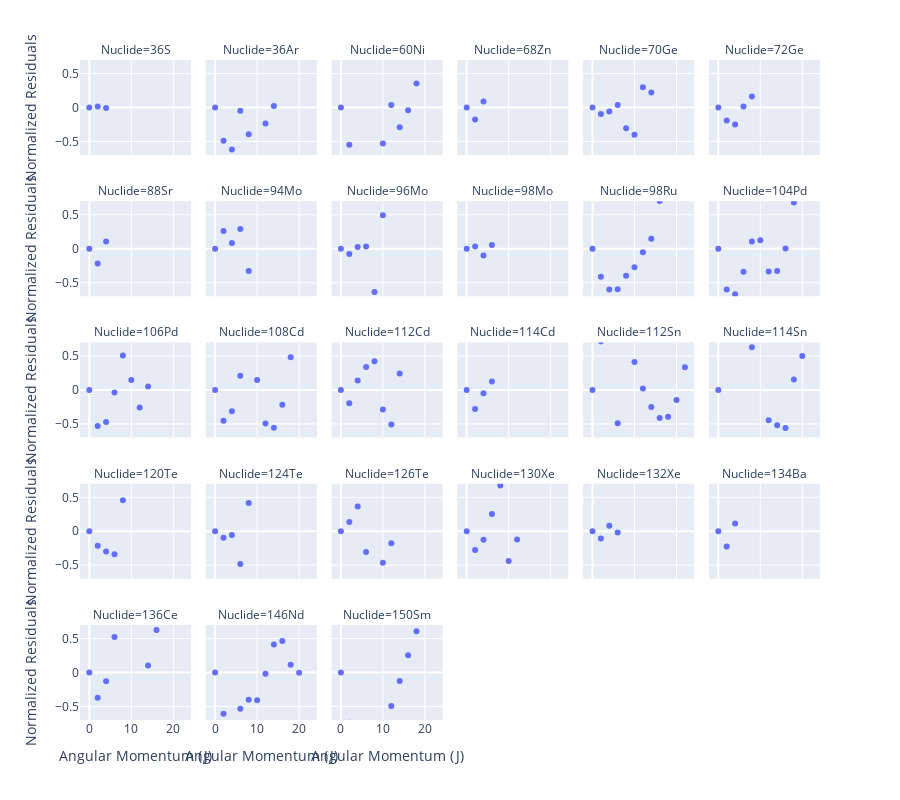

This figure's notebook cell:
### Code cell
residuals_df = merged.copy()
residuals_df = residuals_df.reset_index()
residuals_df["name"] = residuals_df["a"].astype(str) + residuals_df["symbol"]
residuals_df["residuals"] = residuals_df["energy"] - residuals_df["energy_pred"]
residuals_df["normalized_residuals"] = residuals_df["residuals"] / residuals_df["energy_quantum"]

best_residuals = get_best_r2(residuals_df, 0.985)
fig = px.scatter(best_residuals, x="j_float", y="normalized_residuals", facet_col="name", facet_col_wrap=6, 
                 labels={"j_float": "Angular Momentum (J)", "normalized_residuals": "Normalized Residuals", "name": "Nuclide"},
                 height=800)

fig.update_yaxes(range=[-0.7, 0.7])
fig.show()

### Figure 1 — Plotly figure (JSON) as saved in the notebook; plotly's stock layout.template omitted (floating-point values rounded to 4 significant figures)
{"data": [{"hovertemplate": "Nuclide=36S<br>Angular Momentum (J)=%{x}<br>Normalized Residuals=%{y}<extra></extra>", "legendgroup": "", "marker": {"color": "#636efa", "symbol": "circle"}, "mode": "markers", "name": "", "orientation": "v", "showlegend": false, "type": "scatter", "x": [0, 2, 4], "xaxis": "x25", "y": [0, 0.01652, -0.00826], "yaxis": "y25"}, {"hovertemplate": "Nuclide=36Ar<br>Angular Momentum (J)=%{x}<br>Normalized Residuals=%{y}<extra></extra>", "legendgroup": "", "marker": {"color": "#636efa", "symbol": "circle"}, "mode": "markers", "name": "", "orientation": "v", "showlegend": false, "type": "scatter", "x": [0, 2, 4, 6, 8, 10, 12, 14, 16], "xaxis": "x26", "y": [0, -0.4901, -0.6173, -0.04823, -0.393, -0.8795, -0.2368, 0.02202, 1.138], "yaxis": "y26"}, {"hovertemplate": "Nuclide=60Ni<br>Angular Momentum (J)=%{x}<br>Normalized Residuals=%{y}<extra></extra>", "legendgroup": "", "marker": {"color": "#636efa", "symbol": "circle"}, "mode": "markers", "name": "", "orientation": "v", "showlegend": false, "type": "scatter", "x": [0, 2, 4, 6, 8, 10, 12, 14, 16, 18, 20], "xaxis": "x27", "y": [0, -0.5478, -1.269, -1.352, -0.9585, -0.5305, 0.03625, -0.2917, -0.03887, 0.3554, 1.257], "yaxis": "y27"}, {"hovertemplate": "Nuclide=68Zn<br>Angular Momentum (J)=%{x}<br>Normalized Residuals=%{y}<extra></extra>", "legendgroup": "", "marker": {"color": "#636efa", "symbol": "circle"}, "mode": "markers", "name": "", "orientation": "v", "showlegend": false, "type": "scatter", "x": [0, 2, 4], "xaxis": "x28", "y": [0, -0.1777, 0.08885], "yaxis": "y28"}, {"hovertemplate": "Nuclide=70Ge<br>Angular Momentum (J)=%{x}<br>Normalized Residuals=%{y}<extra></extra>", "legendgroup": "", "marker": {"color": "#636efa", "symbol": "circle"}, "mode": "markers", "name": "", "orientation": "v", "showlegend": false, "type": "scatter", "x": [0, 2, 4, 6, 8, 10, 12, 14], "xaxis": "x29", "y": [0, -0.09688, -0.05816, 0.03608, -0.3043, -0.4017, 0.297, 0.2212], "yaxis": "y29"}, {"hovertemplate": "Nuclide=72Ge<br>Angular Momentum (J)=%{x}<br>Normalized Residuals=%{y}<extra></extra>", "legendgroup": "", "marker": {"color": "#636efa", "symbol": "circle"}, "mode": "markers", "name": "", "orientation": "v", "showlegend": false, "type": "scatter", "x": [0, 2, 4, 6, 8], "xaxis": "x30", "y": [0, -0.1901, -0.2494, 0.01554, 0.1606], "yaxis": "y30"}, {"hovertemplate": "Nuclide=88Sr<br>Angular Momentum (J)=%{x}<br>Normalized Residuals=%{y}<extra></extra>", "legendgroup": "", "marker": {"color": "#636efa", "symbol": "circle"}, "mode": "markers", "name": "", "orientation": "v", "showlegend": false, "type": "scatter", "x": [0, 2, 4], "xaxis": "x19", "y": [0, -0.2174, 0.1087], "yaxis": "y19"}, {"hovertemplate": "Nuclide=94Mo<br>Angular Momentum (J)=%{x}<br>Normalized Residuals=%{y}<extra></extra>", "legendgroup": "", "marker": {"color": "#636efa", "symbol": "circle"}, "mode": "markers", "name": "", "orientation": "v", "showlegend": false, "type": "scatter", "x": [0, 2, 4, 6, 8], "xaxis": "x20", "y": [0, 0.2615, 0.08571, 0.2916, -0.327], "yaxis": "y20"}, {"hovertemplate": "Nuclide=96Mo<br>Angular Momentum (J)=%{x}<br>Normalized Residuals=%{y}<extra></extra>", "legendgroup": "", "marker": {"color": "#636efa", "symbol": "circle"}, "mode": "markers", "name": "", "orientation": "v", "showlegend": false, "type": "scatter", "x": [0, 2, 4, 6, 8, 10], "xaxis": "x21", "y": [0, -0.07609, 0.0251, 0.03389, -0.6371, 0.4945], "yaxis": "y21"}, {"hovertemplate": "Nuclide=98Mo<br>Angular Momentum (J)=%{x}<br>Normalized Residuals=%{y}<extra></extra>", "legendgroup": "", "marker": {"color": "#636efa", "symbol": "circle"}, "mode": "markers", "name": "", "orientation": "v", "showlegend": false, "type": "scatter", "x": [0, 2, 4, 6], "xaxis": "x22", "y": [0, 0.03415, -0.09891, 0.05456], "yaxis": "y22"}, {"hovertemplate": "Nuclide=98Ru<br>Angular Momentum (J)=%{x}<br>Normalized Residuals=%{y}<extra></extra>", "legendgroup": "", "marker": {"color": "#636efa", "symbol": "circle"}, "mode": "markers", "name": "", "orientation": "v", "showlegend": false, "type": "scatter", "x": [0, 2, 4, 6, 8, 10, 12, 14, 16], "xaxis": "x23", "y": [0, -0.4137, -0.6013, -0.5961, -0.3984, -0.272, -0.05031, 0.1488, 0.7023], "yaxis": "y23"}, {"hovertemplate": "Nuclide=104Pd<br>Angular Momentum (J)=%{x}<br>Normalized Residuals=%{y}<extra></extra>", "legendgroup": "", "marker": {"color": "#636efa", "symbol": "circle"}, "mode": "markers", "name": "", "orientation": "v", "showlegend": false, "type": "scatter", "x": [0, 2, 4, 6, 8, 10, 12, 14, 16, 18], "xaxis": "x24", "y": [0, -0.601, -0.6684, -0.3378, 0.1068, 0.1265, -0.3333, -0.3269, 0.004377, 0.6828], "yaxis": "y24"}, {"hovertemplate": "Nuclide=106Pd<br>Angular Momentum (J)=%{x}<br>Normalized Residuals=%{y}<extra></extra>", "legendgroup": "", "marker": {"color": "#636efa", "symbol": "circle"}, "mode": "markers", "name": "", "orientation": "v", "showlegend": false, "type": "scatter", "x": [0, 2, 4, 6, 8, 10, 12, 14], "xaxis": "x13", "y": [0, -0.5302, -0.4701, -0.03585, 0.5083, 0.1465, -0.2593, 0.05258], "yaxis": "y13"}, {"hovertemplate": "Nuclide=108Cd<br>Angular Momentum (J)=%{x}<br>Normalized Residuals=%{y}<extra></extra>", "legendgroup": "", "marker": {"color": "#636efa", "symbol": "circle"}, "mode": "markers", "name": "", "orientation": "v", "showlegend": false, "type": "scatter", "x": [0, 2, 4, 6, 8, 10, 12, 14, 16, 18], "xaxis": "x14", "y": [0, -0.4534, -0.3143, 0.2094, 0.9993, 0.1462, -0.495, -0.5555, -0.2189, 0.4818], "yaxis": "y14"}, {"hovertemplate": "Nuclide=112Cd<br>Angular Momentum (J)=%{x}<br>Normalized Residuals=%{y}<extra></extra>", "legendgroup": "", "marker": {"color": "#636efa", "symbol": "circle"}, "mode": "markers", "name": "", "orientation": "v", "showlegend": false, "type": "scatter", "x": [0, 2, 4, 6, 8, 10, 12, 14], "xaxis": "x15", "y": [0, -0.1946, 0.1383, 0.3376, 0.4229, -0.2867, -0.508, 0.2422], "yaxis": "y15"}, {"hovertemplate": "Nuclide=114Cd<br>Angular Momentum (J)=%{x}<br>Normalized Residuals=%{y}<extra></extra>", "legendgroup": "", "marker": {"color": "#636efa", "symbol": "circle"}, "mode": "markers", "name": "", "orientation": "v", "showlegend": false, "type": "scatter", "x": [0, 2, 4, 6], "xaxis": "x16", "y": [0, -0.2811, -0.04866, 0.1261], "yaxis": "y16"}, {"hovertemplate": "Nuclide=112Sn<br>Angular Momentum (J)=%{x}<br>Normalized Residuals=%{y}<extra></extra>", "legendgroup": "", "marker": {"color": "#636efa", "symbol": "circle"}, "mode": "markers", "name": "", "orientation": "v", "showlegend": false, "type": "scatter", "x": [0, 2, 4, 6, 8, 10, 12, 14, 16, 18, 20, 22], "xaxis": "x17", "y": [0, 0.7156, 0.8563, -0.4915, 0.8112, 0.4141, 0.02376, -0.2506, -0.411, -0.3951, -0.1489, 0.3342], "yaxis": "y17"}, {"hovertemplate": "Nuclide=114Sn<br>Angular Momentum (J)=%{x}<br>Normalized Residuals=%{y}<extra></extra>", "legendgroup": "", "marker": {"color": "#636efa", "symbol": "circle"}, "mode": "markers", "name": "", "orientation": "v", "showlegend": false, "type": "scatter", "x": [0, 2, 4, 6, 8, 10, 12, 14, 16, 18, 20], "xaxis": "x18", "y": [0, 0.8983, 0.8774, 1.023, 0.6313, -0.7702, -0.4469, -0.521, -0.5586, 0.1548, 0.5008], "yaxis": "y18"}, {"hovertemplate": "Nuclide=120Te<br>Angular Momentum (J)=%{x}<br>Normalized Residuals=%{y}<extra></extra>", "legendgroup": "", "marker": {"color": "#636efa", "symbol": "circle"}, "mode": "markers", "name": "", "orientation": "v", "showlegend": false, "type": "scatter", "x": [0, 2, 4, 6, 8], "xaxis": "x7", "y": [0, -0.2137, -0.2976, -0.3384, 0.4561], "yaxis": "y7"}, {"hovertemplate": "Nuclide=124Te<br>Angular Momentum (J)=%{x}<br>Normalized Residuals=%{y}<extra></extra>", "legendgroup": "", "marker": {"color": "#636efa", "symbol": "circle"}, "mode": "markers", "name": "", "orientation": "v", "showlegend": false, "type": "scatter", "x": [0, 2, 4, 6, 8], "xaxis": "x8", "y": [0, -0.0965, -0.0568, -0.4829, 0.4147], "yaxis": "y8"}, {"hovertemplate": "Nuclide=126Te<br>Angular Momentum (J)=%{x}<br>Normalized Residuals=%{y}<extra></extra>", "legendgroup": "", "marker": {"color": "#636efa", "symbol": "circle"}, "mode": "markers", "name": "", "orientation": "v", "showlegend": false, "type": "scatter", "x": [0, 2, 4, 6, 8, 10, 12], "xaxis": "x9", "y": [0, 0.1355, 0.363, -0.3073, 0.865, -0.4654, -0.1788], "yaxis": "y9"}, {"hovertemplate": "Nuclide=130Xe<br>Angular Momentum (J)=%{x}<br>Normalized Residuals=%{y}<extra></extra>", "legendgroup": "", "marker": {"color": "#636efa", "symbol": "circle"}, "mode": "markers", "name": "", "orientation": "v", "showlegend": false, "type": "scatter", "x": [0, 2, 4, 6, 8, 10, 12], "xaxis": "x10", "y": [0, -0.2759, -0.1256, 0.2529, 0.6741, -0.4399, -0.1214], "yaxis": "y10"}, {"hovertemplate": "Nuclide=132Xe<br>Angular Momentum (J)=%{x}<br>Normalized Residuals=%{y}<extra></extra>", "legendgroup": "", "marker": {"color": "#636efa", "symbol": "circle"}, "mode": "markers", "name": "", "orientation": "v", "showlegend": false, "type": "scatter", "x": [0, 2, 4, 6], "xaxis": "x11", "y": [0, -0.1085, 0.08023, -0.01734], "yaxis": "y11"}, {"hovertemplate": "Nuclide=134Ba<br>Angular Momentum (J)=%{x}<br>Normalized Residuals=%{y}<extra></extra>", "legendgroup": "", "marker": {"color": "#636efa", "symbol": "circle"}, "mode": "markers", "name": "", "orientation": "v", "showlegend": false, "type": "scatter", "x": [0, 2, 4], "xaxis": "x12", "y": [0, -0.2245, 0.1122], "yaxis": "y12"}, {"hovertemplate": "Nuclide=136Ce<br>Angular Momentum (J)=%{x}<br>Normalized Residuals=%{y}<extra></extra>", "legendgroup": "", "marker": {"color": "#636efa", "symbol": "circle"}, "mode": "markers", "name": "", "orientation": "v", "showlegend": false, "type": "scatter", "x": [0, 2, 4, 6, 8, 10, 12, 14, 16], "xaxis": "x", "y": [0, -0.3732, -0.1287, 0.5232, 0.809, -0.8798, -0.9199, 0.1035, 0.6274], "yaxis": "y"}, {"hovertemplate": "Nuclide=146Nd<br>Angular Momentum (J)=%{x}<br>Normalized Residuals=%{y}<extra></extra>", "legendgroup": "", "marker": {"color": "#636efa", "symbol": "circle"}, "mode": "markers", "name": "", "orientation": "v", "showlegend": false, "type": "scatter", "x": [0, 2, 4, 6, 8, 10, 12, 14, 16, 18, 20], "xaxis": "x2", "y": [0, -0.6067, -0.7973, -0.5352, -0.403, -0.4096, -0.01987, 0.4116, 0.4643, 0.1126, -0.002318], "yaxis": "y2"}, {"hovertemplate": "Nuclide=150Sm<br>Angular Momentum (J)=%{x}<br>Normalized Residuals=%{y}<extra></extra>", "legendgroup": "", "marker": {"color": "#636efa", "symbol": "circle"}, "mode": "markers", "name": "", "orientation": "v", "showlegend": false, "type": "scatter", "x": [0, 2, 4, 6, 8, 10, 12, 14, 16, 18, 20], "xaxis": "x3", "y": [0, -0.7394, -1.081, -1.172, -1.066, -0.8154, -0.4931, -0.1245, 0.2532, 0.606, 1.111], "yaxis": "y3"}], "layout": {"annotations": [{"font": {}, "showarrow": false, "text": "Nuclide=136Ce", "x": 0.075, "xanchor": "center", "xref": "paper", "y": 0.144, "yanchor": "bottom", "yref": "paper"}, {"font": {}, "showarrow": false, "text": "Nuclide=146Nd", "x": 0.245, "xanchor": "center", "xref": "paper", "y": 0.144, "yanchor": "bottom", "yref": "paper"}, {"font": {}, "showarrow": false, "text": "Nuclide=150Sm", "x": 0.415, "xanchor": "center", "xref": "paper", "y": 0.144, "yanchor": "bottom", "yref": "paper"}, {"font": {}, "showarrow": false, "text": "Nuclide=120Te", "x": 0.075, "xanchor": "center", "xref": "paper", "y": 0.358, "yanchor": "bottom", "yref": "paper"}, {"font": {}, "showarrow": false, "text": "Nuclide=124Te", "x": 0.245, "xanchor": "center", "xref": "paper", "y": 0.358, "yanchor": "bottom", "yref": "paper"}, {"font": {}, "showarrow": false, "text": "Nuclide=126Te", "x": 0.415, "xanchor": "center", "xref": "paper", "y": 0.358, "yanchor": "bottom", "yref": "paper"}, {"font": {}, "showarrow": false, "text": "Nuclide=130Xe", "x": 0.585, "xanchor": "center", "xref": "paper", "y": 0.358, "yanchor": "bottom", "yref": "paper"}, {"font": {}, "showarrow": false, "text": "Nuclide=132Xe", "x": 0.755, "xanchor": "center", "xref": "paper", "y": 0.358, "yanchor": "bottom", "yref": "paper"}, {"font": {}, "showarrow": false, "text": "Nuclide=134Ba", "x": 0.925, "xanchor": "center", "xref": "paper", "y": 0.358, "yanchor": "bottom", "yref": "paper"}, {"font": {}, "showarrow": false, "text": "Nuclide=106Pd", "x": 0.075, "xanchor": "center", "xref": "paper", "y": 0.572, "yanchor": "bottom", "yref": "paper"}, {"font": {}, "showarrow": false, "text": "Nuclide=108Cd", "x": 0.245, "xanchor": "center", "xref": "paper", "y": 0.572, "yanchor": "bottom", "yref": "paper"}, {"font": {}, "showarrow": false, "text": "Nuclide=112Cd", "x": 0.415, "xanchor": "center", "xref": "paper", "y": 0.572, "yanchor": "bottom", "yref": "paper"}, {"font": {}, "showarrow": false, "text": "Nuclide=114Cd", "x": 0.585, "xanchor": "center", "xref": "paper", "y": 0.572, "yanchor": "bottom", "yref": "paper"}, {"font": {}, "showarrow": false, "text": "Nuclide=112Sn", "x": 0.755, "xanchor": "center", "xref": "paper", "y": 0.572, "yanchor": "bottom", "yref": "paper"}, {"font": {}, "showarrow": false, "text": "Nuclide=114Sn", "x": 0.925, "xanchor": "center", "xref": "paper", "y": 0.572, "yanchor": "bottom", "yref": "paper"}, {"font": {}, "showarrow": false, "text": "Nuclide=88Sr", "x": 0.075, "xanchor": "center", "xref": "paper", "y": 0.786, "yanchor": "bottom", "yref": "paper"}, {"font": {}, "showarrow": false, "text": "Nuclide=94Mo", "x": 0.245, "xanchor": "center", "xref": "paper", "y": 0.786, "yanchor": "bottom", "yref": "paper"}, {"font": {}, "showarrow": false, "text": "Nuclide=96Mo", "x": 0.415, "xanchor": "center", "xref": "paper", "y": 0.786, "yanchor": "bottom", "yref": "paper"}, {"font": {}, "showarrow": false, "text": "Nuclide=98Mo", "x": 0.585, "xanchor": "center", "xref": "paper", "y": 0.786, "yanchor": "bottom", "yref": "paper"}, {"font": {}, "showarrow": false, "text": "Nuclide=98Ru", "x": 0.755, "xanchor": "center", "xref": "paper", "y": 0.786, "yanchor": "bottom", "yref": "paper"}, {"font": {}, "showarrow": false, "text": "Nuclide=104Pd", "x": 0.925, "xanchor": "center", "xref": "paper", "y": 0.786, "yanchor": "bottom", "yref": "paper"}, {"font": {}, "showarrow": false, "text": "Nuclide=36S", "x": 0.075, "xanchor": "center", "xref": "paper", "y": 1, "yanchor": "bottom", "yref": "paper"}, {"font": {}, "showarrow": false, "text": "Nuclide=36Ar", "x": 0.245, "xanchor": "center", "xref": "paper", "y": 1, "yanchor": "bottom", "yref": "paper"}, {"font": {}, "showarrow": false, "text": "Nuclide=60Ni", "x": 0.415, "xanchor": "center", "xref": "paper", "y": 1, "yanchor": "bottom", "yref": "paper"}, {"font": {}, "showarrow": false, "text": "Nuclide=68Zn", "x": 0.585, "xanchor": "center", "xref": "paper", "y": 1, "yanchor": "bottom", "yref": "paper"}, {"font": {}, "showarrow": false, "text": "Nuclide=70Ge", "x": 0.755, "xanchor": "center", "xref": "paper", "y": 1, "yanchor": "bottom", "yref": "paper"}, {"font": {}, "showarrow": false, "text": "Nuclide=72Ge", "x": 0.925, "xanchor": "center", "xref": "paper", "y": 1, "yanchor": "bottom", "yref": "paper"}], "height": 800, "legend": {"tracegroupgap": 0}, "margin": {"t": 60}, "xaxis": {"anchor": "y", "domain": [0, 0.15], "title": {"text": "Angular Momentum (J)"}}, "xaxis10": {"anchor": "y10", "domain": [0.51, 0.66], "matches": "x", "showticklabels": false}, "xaxis11": {"anchor": "y11", "domain": [0.68, 0.83], "matches": "x", "showticklabels": false}, "xaxis12": {"anchor": "y12", "domain": [0.85, 1], "matches": "x", "showticklabels": false}, "xaxis13": {"anchor": "y13", "domain": [0, 0.15], "matches": "x", "showticklabels": false}, "xaxis14": {"anchor": "y14", "domain": [0.17, 0.32], "matches": "x", "showticklabels": false}, "xaxis15": {"anchor": "y15", "domain": [0.34, 0.49], "matches": "x", "showticklabels": false}, "xaxis16": {"anchor": "y16", "domain": [0.51, 0.66], "matches": "x", "showticklabels": false}, "xaxis17": {"anchor": "y17", "domain": [0.68, 0.83], "matches": "x", "showticklabels": false}, "xaxis18": {"anchor": "y18", "domain": [0.85, 1], "matches": "x", "showticklabels": false}, "xaxis19": {"anchor": "y19", "domain": [0, 0.15], "matches": "x", "showticklabels": false}, "xaxis2": {"anchor": "y2", "domain": [0.17, 0.32], "matches": "x", "title": {"text": "Angular Momentum (J)"}}, "xaxis20": {"anchor": "y20", "domain": [0.17, 0.32], "matches": "x", "showticklabels": false}, "xaxis21": {"anchor": "y21", "domain": [0.34, 0.49], "matches": "x", "showticklabels": false}, "xaxis22": {"anchor": "y22", "domain": [0.51, 0.66], "matches": "x", "showticklabels": false}, "xaxis23": {"anchor": "y23", "domain": [0.68, 0.83], "matches": "x", "showticklabels": false}, "xaxis24": {"anchor": "y24", "domain": [0.85, 1], "matches": "x", "showticklabels": false}, "xaxis25": {"anchor": "y25", "domain": [0, 0.15], "matches": "x", "showticklabels": false}, "xaxis26": {"anchor": "y26", "domain": [0.17, 0.32], "matches": "x", "showticklabels": false}, "xaxis27": {"anchor": "y27", "domain": [0.34, 0.49], "matches": "x", "showticklabels": false}, "xaxis28": {"anchor": "y28", "domain": [0.51, 0.66], "matches": "x", "showticklabels": false}, "xaxis29": {"anchor": "y29", "domain": [0.68, 0.83], "matches": "x", "showticklabels": false}, "xaxis3": {"anchor": "y3", "domain": [0.34, 0.49], "matches": "x", "title": {"text": "Angular Momentum (J)"}}, "xaxis30": {"anchor": "y30", "domain": [0.85, 1], "matches": "x", "showticklabels": false}, "xaxis4": {"anchor": "y4", "domain": [0.51, 0.66], "matches": "x", "title": {"text": "Angular Momentum (J)"}}, "xaxis5": {"anchor": "y5", "domain": [0.68, 0.83], "matches": "x", "title": {"text": "Angular Momentum (J)"}}, "xaxis6": {"anchor": "y6", "domain": [0.85, 1], "matches": "x", "title": {"text": "Angular Momentum (J)"}}, "xaxis7": {"anchor": "y7", "domain": [0, 0.15], "matches": "x", "showticklabels": false}, "xaxis8": {"anchor": "y8", "domain": [0.17, 0.32], "matches": "x", "showticklabels": false}, "xaxis9": {"anchor": "y9", "domain": [0.34, 0.49], "matches": "x", "showticklabels": false}, "yaxis": {"anchor": "x", "domain": [0, 0.144], "range": [-0.7, 0.7], "title": {"text": "Normalized Residuals"}}, "yaxis10": {"anchor": "x10", "domain": [0.214, 0.358], "matches": "y", "range": [-0.7, 0.7], "showticklabels": false}, "yaxis11": {"anchor": "x11", "domain": [0.214, 0.358], "matches": "y", "range": [-0.7, 0.7], "showticklabels": false}, "yaxis12": {"anchor": "x12", "domain": [0.214, 0.358], "matches": "y", "range": [-0.7, 0.7], "showticklabels": false}, "yaxis13": {"anchor": "x13", "domain": [0.428, 0.572], "matches": "y", "range": [-0.7, 0.7], "title": {"text": "Normalized Residuals"}}, "yaxis14": {"anchor": "x14", "domain": [0.428, 0.572], "matches": "y", "range": [-0.7, 0.7], "showticklabels": false}, "yaxis15": {"anchor": "x15", "domain": [0.428, 0.572], "matches": "y", "range": [-0.7, 0.7], "showticklabels": false}, "yaxis16": {"anchor": "x16", "domain": [0.428, 0.572], "matches": "y", "range": [-0.7, 0.7], "showticklabels": false}, "yaxis17": {"anchor": "x17", "domain": [0.428, 0.572], "matches": "y", "range": [-0.7, 0.7], "showticklabels": false}, "yaxis18": {"anchor": "x18", "domain": [0.428, 0.572], "matches": "y", "range": [-0.7, 0.7], "showticklabels": false}, "yaxis19": {"anchor": "x19", "domain": [0.642, 0.786], "matches": "y", "range": [-0.7, 0.7], "title": {"text": "Normalized Residuals"}}, "yaxis2": {"anchor": "x2", "domain": [0, 0.144], "matches": "y", "range": [-0.7, 0.7], "showticklabels": false}, "yaxis20": {"anchor": "x20", "domain": [0.642, 0.786], "matches": "y", "range": [-0.7, 0.7], "showticklabels": false}, "yaxis21": {"anchor": "x21", "domain": [0.642, 0.786], "matches": "y", "range": [-0.7, 0.7], "showticklabels": false}, "yaxis22": {"anchor": "x22", "domain": [0.642, 0.786], "matches": "y", "range": [-0.7, 0.7], "showticklabels": false}, "yaxis23": {"anchor": "x23", "domain": [0.642, 0.786], "matches": "y", "range": [-0.7, 0.7], "showticklabels": false}, "yaxis24": {"anchor": "x24", "domain": [0.642, 0.786], "matches": "y", "range": [-0.7, 0.7], "showticklabels": false}, "yaxis25": {"anchor": "x25", "domain": [0.856, 1], "matches": "y", "range": [-0.7, 0.7], "title": {"text": "Normalized Residuals"}}, "yaxis26": {"anchor": "x26", "domain": [0.856, 1], "matches": "y", "range": [-0.7, 0.7], "showticklabels": false}, "yaxis27": {"anchor": "x27", "domain": [0.856, 1], "matches": "y", "range": [-0.7, 0.7], "showticklabels": false}, "yaxis28": {"anchor": "x28", "domain": [0.856, 1], "matches": "y", "range": [-0.7, 0.7], "showticklabels": false}, "yaxis29": {"anchor": "x29", "domain": [0.856, 1], "matches": "y", "range": [-0.7, 0.7], "showticklabels": false}, "yaxis3": {"anchor": "x3", "domain": [0, 0.144], "matches": "y", "range": [-0.7, 0.7], "showticklabels": false}, "yaxis30": {"anchor": "x30", "domain": [0.856, 1], "matches": "y", "range": [-0.7, 0.7], "showticklabels": false}, "yaxis4": {"anchor": "x4", "domain": [0, 0.144], "matches": "y", "range": [-0.7, 0.7], "showticklabels": false}, "yaxis5": {"anchor": "x5", "domain": [0, 0.144], "matches": "y", "range": [-0.7, 0.7], "showticklabels": false}, "yaxis6": {"anchor": "x6", "domain": [0, 0.144], "matches": "y", "range": [-0.7, 0.7], "showticklabels": false}, "yaxis7": {"anchor": "x7", "domain": [0.214, 0.358], "matches": "y", "range": [-0.7, 0.7], "title": {"text": "Normalized Residuals"}}, "yaxis8": {"anchor": "x8", "domain": [0.214, 0.358], "matches": "y", "range": [-0.7, 0.7], "showticklabels": false}, "yaxis9": {"anchor": "x9", "domain": [0.214, 0.358], "matches": "y", "range": [-0.7, 0.7], "showticklabels": false}}}
